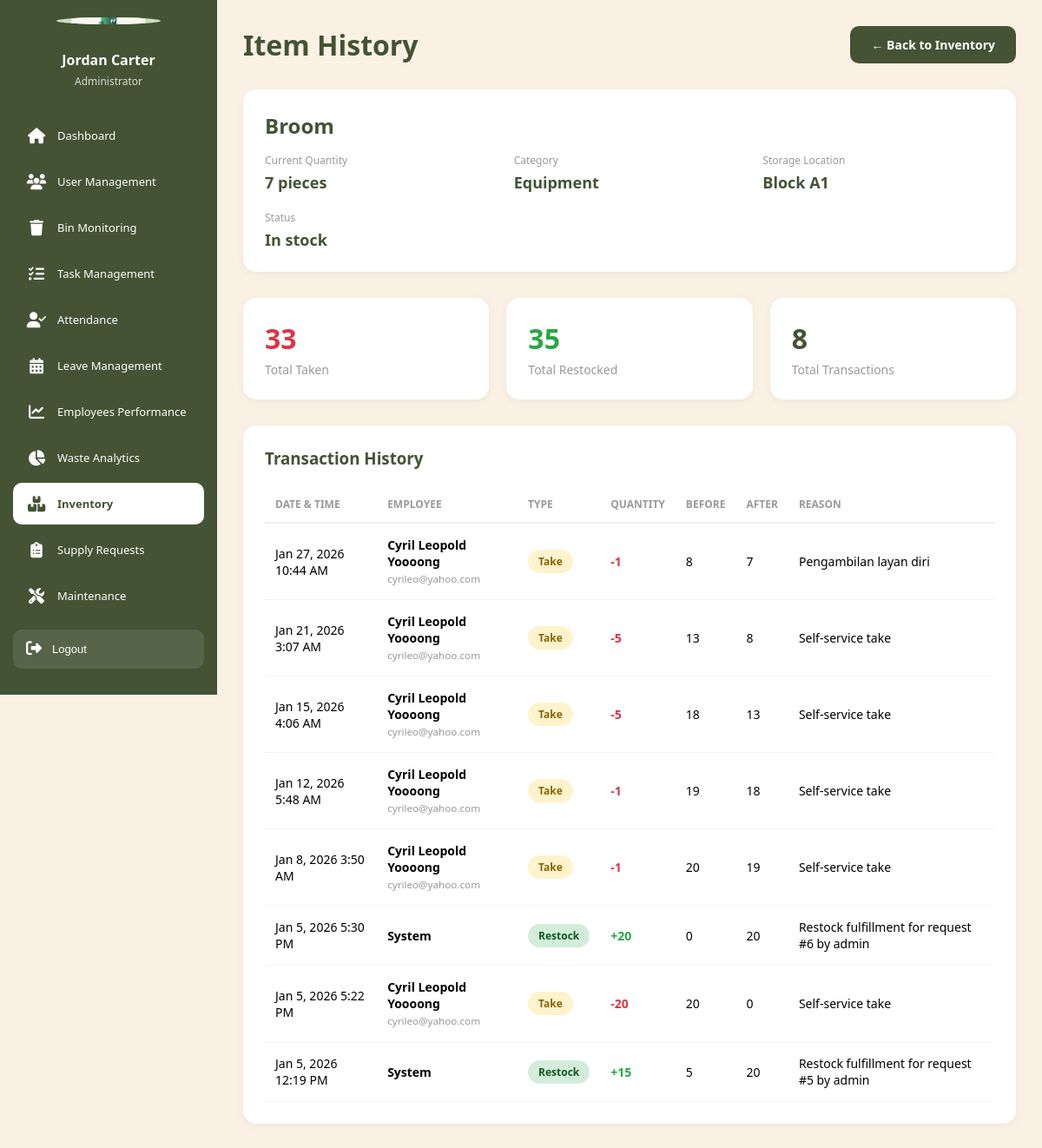
The page /admin/inventory_history.php?id=4 (signed in) on the database its author committed.
### tables this page shows
CREATE TABLE `inventory` (
  `inventory_id` int(11) NOT NULL,
  `item_name` varchar(100) NOT NULL,
  `item_category` enum('consumable','equipment','safety_gear','other') NOT NULL,
  `storage_location` varchar(100) DEFAULT NULL,
  `current_quantity` int(11) DEFAULT 0,
  `minimum_quantity` int(11) DEFAULT 0 COMMENT 'Reorder threshold',
  `unit` varchar(20) DEFAULT NULL COMMENT 'Unit of measurement (pieces, boxes, etc.)',
  `status` enum('in_stock','low_stock','out_of_stock') DEFAULT 'in_stock',
  `created_at` timestamp NOT NULL DEFAULT current_timestamp(),
  `updated_at` timestamp NOT NULL DEFAULT current_timestamp() ON UPDATE current_timestamp()
);

CREATE TABLE `inventory_transactions` (
  `transaction_id` int(11) NOT NULL,
  `inventory_id` int(11) NOT NULL,
  `employee_id` int(11) DEFAULT NULL,
  `transaction_type` enum('take','restock','adjustment') DEFAULT 'take',
  `quantity` int(11) NOT NULL,
  `reason` text DEFAULT NULL,
  `previous_quantity` int(11) NOT NULL,
  `new_quantity` int(11) NOT NULL,
  `created_at` timestamp NOT NULL DEFAULT current_timestamp()
);

CREATE TABLE `employees` (
  `employee_id` int(11) NOT NULL,
  `username` varchar(50) NOT NULL,
  `password` varchar(255) NOT NULL COMMENT 'Hashed password using password_hash()',
  `email` varchar(100) NOT NULL,
  `language` varchar(5) DEFAULT 'en',
  `full_name` varchar(100) NOT NULL,
  `phone_number` varchar(20) DEFAULT NULL,
  `profile_picture` varchar(255) DEFAULT NULL,
  `area_id` int(11) DEFAULT NULL,
  `created_at` timestamp NOT NULL DEFAULT current_timestamp(),
  `last_login` timestamp NULL DEFAULT NULL,
  `status` enum('active','on_leave','inactive') DEFAULT 'active'
);

### config/database.php (called while the page is built, shortened)
<?php
$options = [
    PDO::ATTR_ERRMODE            => PDO::ERRMODE_EXCEPTION,
    PDO::ATTR_DEFAULT_FETCH_MODE => PDO::FETCH_ASSOC,
    PDO::ATTR_EMULATE_PREPARES   => false,
    PDO::ATTR_PERSISTENT         => false,
];
try {
    $dsn = "mysql:host=" . DB_HOST . ";dbname=" . DB_NAME . ";charset=" . DB_CHARSET;
    $pdo = new PDO($dsn, DB_USER, DB_PASS, $options);
} catch (PDOException $e) {
    die("Database Connection Failed: " . $e->getMessage());
}
function query($sql, $params = []) {
    global $pdo;
    $stmt = $pdo->prepare($sql);
    $stmt->execute($params);
    return $stmt;
}
function getOne($sql, $params = []) {
    $stmt = query($sql, $params);
    return $stmt->fetch();
}
function getAll($sql, $params = []) {
    $stmt = query($sql, $params);
    return $stmt->fetchAll();
}
?>

### admin/inventory_history.php (the view, shortened to what this page needs)
<?php
require_once '../config/database.php';
$inventory_id = intval($_GET['id'] ?? 0);
$item = getOne("SELECT * FROM inventory WHERE inventory_id = ?", [$inventory_id]);
$transactions = getAll("
    SELECT
        it.*,
        e.full_name as employee_name,
        e.email as employee_email
    FROM inventory_transactions it
    LEFT JOIN employees e ON it.employee_id = e.employee_id
    WHERE it.inventory_id = ?
    ORDER BY it.created_at DESC
", [$inventory_id]);
$total_taken = getOne("SELECT COALESCE(SUM(quantity), 0) as total FROM inventory_transactions WHERE inventory_id = ? AND transaction_type = 'take'", [$inventory_id])['total'];
$total_restocked = getOne("SELECT COALESCE(SUM(quantity), 0) as total FROM inventory_transactions WHERE inventory_id = ? AND transaction_type = 'restock'", [$inventory_id])['total'];
?>
<!DOCTYPE html>
<html lang="en">
<head>
</head>
<body>
    <?php include '../includes/admin_sidebar.php'; ?>
    <main class="main-content">
        <div class="page-header">
            <h1>Item History</h1>
            <a href="inventory.php" class="btn btn-primary">← Back to Inventory</a>
        </div>
        <div class="item-info">
            <h2><?php echo htmlspecialchars($item['item_name']); ?></h2>
            <div class="info-grid">
                <div class="info-item">
                    <div class="info-label">Current Quantity</div>
                    <div class="info-value"><?php echo $item['current_quantity']; ?> <?php echo htmlspecialchars($item['unit']); ?></div>
                </div>
                <div class="info-item">
                    <div class="info-label">Category</div>
                    <div class="info-value"><?php echo ucfirst(str_replace('_', ' ', $item['item_category'])); ?></div>
                </div>
                <div class="info-item">
                    <div class="info-label">Storage Location</div>
                    <div class="info-value"><?php echo htmlspecialchars($item['storage_location'] ?: '-'); ?></div>
                </div>
                <div class="info-item">
                    <div class="info-label">Status</div>
                    <div class="info-value"><?php echo ucfirst(str_replace('_', ' ', $item['status'])); ?></div>
                </div>
            </div>
        </div>
        <div class="stats-grid">
            <div class="stat-card">
                <div class="stat-value" style="color: #dc3545;"><?php echo $total_taken; ?></div>
                <div class="stat-label">Total Taken</div>
            </div>
            <div class="stat-card">
                <div class="stat-value" style="color: #28a745;"><?php echo $total_restocked; ?></div>
                <div class="stat-label">Total Restocked</div>
            </div>
            <div class="stat-card">
                <div class="stat-value"><?php echo count($transactions); ?></div>
                <div class="stat-label">Total Transactions</div>
            </div>
        </div>
        <div class="transactions-table">
            <h3>Transaction History</h3>
            <?php if (empty($transactions)): ?>
                <div class="empty-state">
                    <div style="font-size: 64px; margin-bottom: 20px;">📋</div>
                    <h3>No Transactions Yet</h3>
                    <p>No one has taken or restocked this item</p>
                </div>
            <?php else: ?>
                <table>
                    <thead>
                        <tr>
                            <th>Date & Time</th>
                            <th>Employee</th>
                            <th>Type</th>
                            <th>Quantity</th>
                            <th>Before</th>
                            <th>After</th>
                            <th>Reason</th>
                        </tr>
                    </thead>
                    <tbody>
                        <?php foreach ($transactions as $transaction): ?>
                            <tr>
                                <td><?php echo date('M j, Y g:i A', strtotime($transaction['created_at'])); ?></td>
                                <td>
                                    <strong><?php echo htmlspecialchars($transaction['employee_name'] ?: 'System'); ?></strong>
                                    <?php if ($transaction['employee_email']): ?>
                                        <br><small style="color: #999;"><?php echo htmlspecialchars($transaction['employee_email']); ?></small>
                                    <?php endif; ?>
                                </td>
                                <td>
                                    <span class="type-badge type-<?php echo $transaction['transaction_type']; ?>">
                                        <?php echo ucfirst($transaction['transaction_type']); ?>
                                    </span>
                                </td>
                                <td>
                                    <strong style="color: <?php echo $transaction['transaction_type'] === 'take' ? '#dc3545' : '#28a745'; ?>">
                                        <?php echo $transaction['transaction_type'] === 'take' ? '-' : '+'; ?><?php echo $transaction['quantity']; ?>
                                    </strong>
                                </td>
                                <td><?php echo $transaction['previous_quantity']; ?></td>
                                <td><?php echo $transaction['new_quantity']; ?></td>
                                <td><?php echo htmlspecialchars($transaction['reason'] ?: '-'); ?></td>
                            </tr>
                        <?php endforeach; ?>
                    </tbody>
                </table>
            <?php endif; ?>
        </div>
    </main>
</body>
</html>

### admin/inventory_history.php (style rules this page uses)
* { margin: 0; padding: 0; box-sizing: border-box; }
body { font-family: 'Segoe UI', Tahoma, Geneva, Verdana, sans-serif; background: #FAF1E4; display: flex; min-height: 100vh; }
.main-content { margin-left: 250px; flex: 1; padding: 30px; }
.page-header { display: flex; justify-content: space-between; align-items: center; margin-bottom: 30px; }
.page-header h1 { font-size: 32px; color: #435334; }
.btn { padding: 12px 24px; border: none; border-radius: 10px; font-size: 14px; font-weight: 600; cursor: pointer; text-decoration: none; display: inline-block; transition: all 0.3s; }
.btn-primary { background: #435334; color: white; }
.item-info { background: white; padding: 25px; border-radius: 15px; margin-bottom: 30px; box-shadow: 0 2px 10px rgba(0,0,0,0.05); }
.item-info h2 { color: #435334; margin-bottom: 15px; }
.info-grid { display: grid; grid-template-columns: repeat(auto-fit, minmax(200px, 1fr)); gap: 20px; }
.info-item { display: flex; flex-direction: column; }
.info-label { font-size: 12px; color: #999; margin-bottom: 5px; }
.info-value { font-size: 18px; font-weight: 600; color: #435334; }
.stats-grid { display: grid; grid-template-columns: repeat(auto-fit, minmax(200px, 1fr)); gap: 20px; margin-bottom: 30px; }
.stat-card { background: white; padding: 25px; border-radius: 15px; box-shadow: 0 2px 10px rgba(0,0,0,0.05); }
.stat-value { font-size: 32px; font-weight: 700; color: #435334; margin-bottom: 5px; }
.stat-label { font-size: 14px; color: #999; }
.transactions-table { background: white; border-radius: 15px; padding: 25px; box-shadow: 0 2px 10px rgba(0,0,0,0.05); overflow-x: auto; }
.transactions-table h3 { color: #435334; margin-bottom: 20px; }
table { width: 100%; border-collapse: collapse; }
th { text-align: left; padding: 12px; font-size: 12px; color: #999; text-transform: uppercase; border-bottom: 2px solid #f0f0f0; }
td { padding: 15px 12px; border-bottom: 1px solid #f5f5f5; font-size: 14px; }
.type-badge { display: inline-block; padding: 5px 12px; border-radius: 20px; font-size: 12px; font-weight: 600; }
.type-take { background: #fff3cd; color: #856404; }
.type-restock { background: #d4edda; color: #155724; }

### rows shown on the page
inventory: item_name "Broom", current_quantity "7", unit "pieces", item_category "Equipment", storage_location "Block A1", status "In stock"
inventory_transactions: created_at "Jan 27, 2026 10:44 AM", employee.full_name "Cyril Leopold Yoooong", employee.email "cyrileo@yahoo.com", transaction_type "Take", quantity "1", previous_quantity "8", new_quantity "7", reason "Pengambilan layan diri"
inventory_transactions: created_at "Jan 21, 2026 3:07 AM", employee.full_name "Cyril Leopold Yoooong", employee.email "cyrileo@yahoo.com", transaction_type "Take", quantity "5", previous_quantity "13", new_quantity "8", reason "Self-service take"
inventory_transactions: created_at "Jan 15, 2026 4:06 AM", employee.full_name "Cyril Leopold Yoooong", employee.email "cyrileo@yahoo.com", transaction_type "Take", quantity "5", previous_quantity "18", new_quantity "13", reason "Self-service take"
inventory_transactions: created_at "Jan 12, 2026 5:48 AM", employee.full_name "Cyril Leopold Yoooong", employee.email "cyrileo@yahoo.com", transaction_type "Take", quantity "1", previous_quantity "19", new_quantity "18", reason "Self-service take"
inventory_transactions: created_at "Jan 8, 2026 3:50 AM", employee.full_name "Cyril Leopold Yoooong", employee.email "cyrileo@yahoo.com", transaction_type "Take", quantity "1", previous_quantity "20", new_quantity "19", reason "Self-service take"
inventory_transactions: created_at "Jan 5, 2026 5:30 PM", employee_name "System", transaction_type "Restock", quantity "20", previous_quantity "0", new_quantity "20", reason "Restock fulfillment for request #6 by admin"
inventory_transactions: created_at "Jan 5, 2026 5:22 PM", employee.full_name "Cyril Leopold Yoooong", employee.email "cyrileo@yahoo.com", transaction_type "Take", quantity "20", previous_quantity "20", new_quantity "0", reason "Self-service take"
inventory_transactions: created_at "Jan 5, 2026 12:19 PM", employee_name "System", transaction_type "Restock", quantity "15", previous_quantity "5", new_quantity "20", reason "Restock fulfillment for request #5 by admin"

### other values the page prints
$admin_name "Jordan Carter"
$total_taken "33"
$total_restocked "35"
count($transactions) "8"
